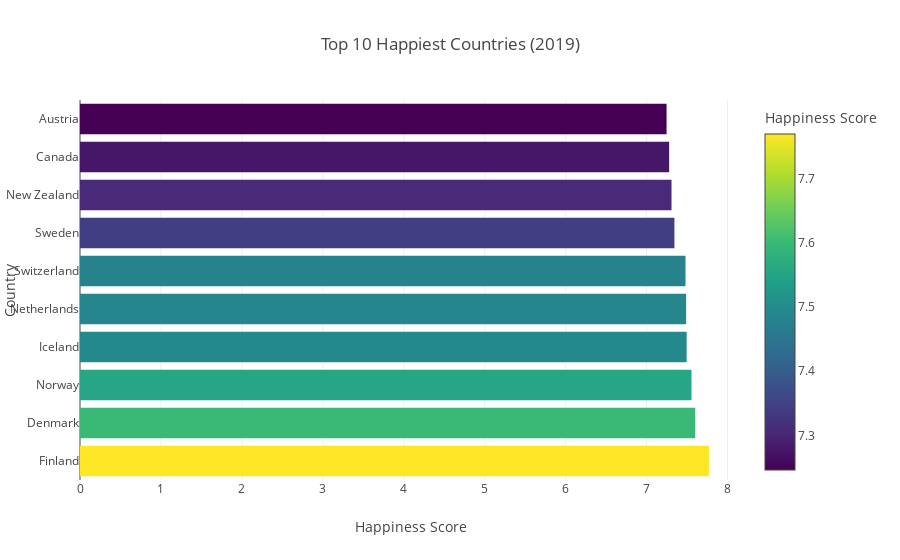
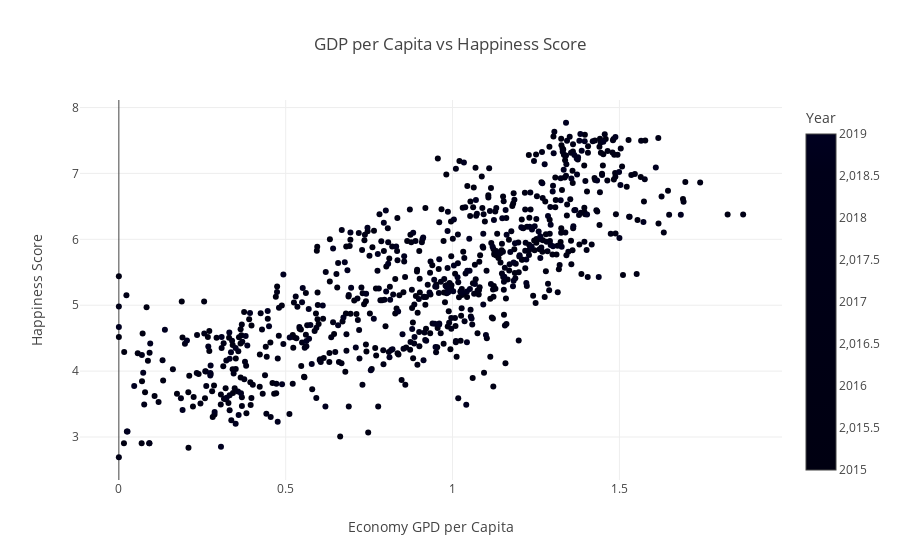

Notebook code cell kept with these figures, in order:
### Code cell
# 4. Top 10 Happiest Countries (Latest Year)
latest_year = data['Year'].max()
top_10 = data[data['Year'] == latest_year].sort_values(by='Happiness Score', ascending=False).head(10)
fig3 = px.bar(top_10, x='Happiness Score', y='Country', orientation='h', 
              title=f"Top 10 Happiest Countries ({latest_year})", 
              labels={'Happiness Score': 'Happiness Score', 'Country': 'Country'}, 
              color='Happiness Score', color_continuous_scale='viridis')
fig3.update_layout(xaxis_title='Happiness Score', yaxis_title='Country')
fig3.show()

# 5. Relationship Between GDP and Happiness Score
fig4 = px.scatter(data, x='Economy GPD', y='Happiness Score', color='Year', 
                  title='GDP per Capita vs Happiness Score', 
                  labels={'Economy GPD': 'Economy GPD per Capita', 'Happiness Score': 'Happiness Score'},
                  hover_data=['Country'])
fig4.update_layout(xaxis_title='Economy GPD per Capita', yaxis_title='Happiness Score')
fig4.show()

### Figure 1 — Plotly figure (JSON) as saved in the notebook; plotly's stock layout.template omitted (floating-point values rounded to 4 significant figures)
{"data": [{"alignmentgroup": "True", "hovertemplate": "Happiness Score=%{marker.color}<br>Country=%{y}<extra></extra>", "legendgroup": "", "marker": {"color": [7.769, 7.6, 7.554, 7.494, 7.488, 7.48, 7.343, 7.307, 7.278, 7.246], "coloraxis": "coloraxis", "pattern": {"shape": ""}}, "name": "", "offsetgroup": "", "orientation": "h", "showlegend": false, "textposition": "auto", "type": "bar", "x": [7.769, 7.6, 7.554, 7.494, 7.488, 7.48, 7.343, 7.307, 7.278, 7.246], "xaxis": "x", "y": ["Finland", "Denmark", "Norway", "Iceland", "Netherlands", "Switzerland", "Sweden", "New Zealand", "Canada", "Austria"], "yaxis": "y"}], "layout": {"autosize": true, "barmode": "relative", "coloraxis": {"colorbar": {"title": {"text": "Happiness Score"}}, "colorscale": [[0, "#440154"], [0.1111, "#482878"], [0.2222, "#3e4989"], [0.3333, "#31688e"], [0.4444, "#26828e"], [0.5556, "#1f9e89"], [0.6667, "#35b779"], [0.7778, "#6ece58"], [0.8889, "#b5de2b"], [1, "#fde725"]]}, "legend": {"tracegroupgap": 0}, "title": {"text": "Top 10 Happiest Countries (2019)"}, "xaxis": {"anchor": "y", "autorange": true, "domain": [0, 1], "range": [0, 8.178], "title": {"text": "Happiness Score"}, "type": "linear"}, "yaxis": {"anchor": "x", "autorange": true, "domain": [0, 1], "range": [-0.5, 9.5], "title": {"text": "Country"}, "type": "category"}}}

### Figure 2 — Plotly figure (JSON) as saved in the notebook; plotly's stock layout.template omitted (floating-point values rounded to 4 significant figures; data arrays with more than 128 entries replaced by an {"elided": "..."} marker saying what was removed)
{"data": [{"customdata": {"elided": "781x1 str values"}, "hovertemplate": "Economy GPD per Capita=%{x}<br>Happiness Score=%{y}<br>Country=%{customdata[0]}<br>Year=%{marker.color}<extra></extra>", "legendgroup": "", "marker": {"color": {"elided": "781 int values"}, "coloraxis": "coloraxis", "symbol": "circle"}, "mode": "markers", "name": "", "orientation": "v", "showlegend": false, "type": "scatter", "x": {"elided": "781 float values"}, "xaxis": "x", "y": {"elided": "781 float values"}, "yaxis": "y"}], "layout": {"autosize": true, "coloraxis": {"colorbar": {"title": {"text": "Year"}}, "colorscale": [[0, "#000011"], [0.1111, "#000012"], [0.2222, "#000013"], [0.3333, "#000014"], [0.4444, "#000015"], [0.5556, "#000016"], [0.6667, "#000017"], [0.7778, "#000018"], [0.8889, "#000019"], [1, "#000020"]]}, "legend": {"tracegroupgap": 0}, "title": {"text": "GDP per Capita vs Happiness Score"}, "xaxis": {"anchor": "y", "autorange": true, "domain": [0, 1], "range": [-0.1123, 1.983], "title": {"text": "Economy GPD per Capita"}, "type": "linear"}, "yaxis": {"anchor": "x", "autorange": true, "domain": [0, 1], "range": [2.274, 8.188], "title": {"text": "Happiness Score"}, "type": "linear"}}}
